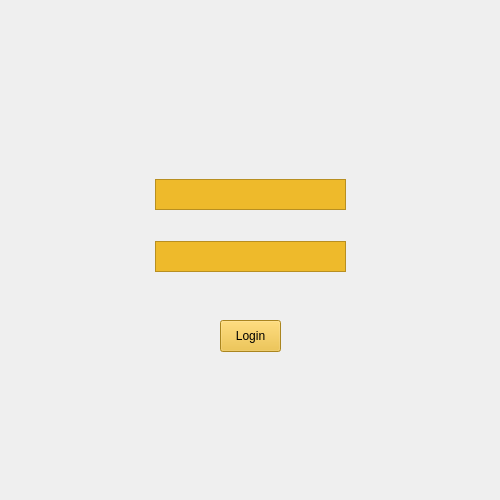
<?xml version="1.0" encoding="UTF-8"?>
<ui version="4.0">
 <class>Login</class>
 <widget class="QMainWindow" name="Login">
  <property name="geometry">
   <rect>
    <x>0</x>
    <y>0</y>
    <width>500</width>
    <height>500</height>
   </rect>
  </property>
  <property name="maximumSize">
   <size>
    <width>500</width>
    <height>500</height>
   </size>
  </property>
  <property name="windowTitle">
   <string>Banco Assemble</string>
  </property>
  <widget class="QWidget" name="centralwidget">
   <widget class="QLabel" name="label">
    <property name="geometry">
     <rect>
      <x>0</x>
      <y>0</y>
      <width>501</width>
      <height>501</height>
     </rect>
    </property>
    <property name="styleSheet">
     <string notr="true">background-image: url(:/Login/Login.png);</string>
    </property>
    <property name="text">
     <string/>
    </property>
   </widget>
   <widget class="QTextEdit" name="user">
    <property name="geometry">
     <rect>
      <x>155</x>
      <y>179</y>
      <width>191</width>
      <height>31</height>
     </rect>
    </property>
    <property name="font">
     <font>
      <pointsize>11</pointsize>
     </font>
    </property>
    <property name="styleSheet">
     <string notr="true">background-color: rgb(238, 186, 43);
color: rgb(0, 0, 0);</string>
    </property>
    <property name="html">
     <string>&lt;!DOCTYPE HTML PUBLIC &quot;-//W3C//DTD HTML 4.0//EN&quot; &quot;http://www.w3.org/TR/REC-html40/strict.dtd&quot;&gt;
&lt;html&gt;&lt;head&gt;&lt;meta name=&quot;qrichtext&quot; content=&quot;1&quot; /&gt;&lt;meta charset=&quot;utf-8&quot; /&gt;&lt;style type=&quot;text/css&quot;&gt;
p, li { white-space: pre-wrap; }
&lt;/style&gt;&lt;/head&gt;&lt;body style=&quot; font-family:'Segoe UI'; font-size:11pt; font-weight:400; font-style:normal;&quot;&gt;
&lt;p align=&quot;center&quot; style=&quot;-qt-paragraph-type:empty; margin-top:0px; margin-bottom:0px; margin-left:0px; margin-right:0px; -qt-block-indent:0; text-indent:0px;&quot;&gt;&lt;br /&gt;&lt;/p&gt;&lt;/body&gt;&lt;/html&gt;</string>
    </property>
   </widget>
   <widget class="QTextEdit" name="senha">
    <property name="geometry">
     <rect>
      <x>155</x>
      <y>241</y>
      <width>191</width>
      <height>31</height>
     </rect>
    </property>
    <property name="font">
     <font>
      <pointsize>11</pointsize>
     </font>
    </property>
    <property name="styleSheet">
     <string notr="true">background-color: rgb(238, 186, 43);
color: rgb(0, 0, 0);</string>
    </property>
    <property name="html">
     <string>&lt;!DOCTYPE HTML PUBLIC &quot;-//W3C//DTD HTML 4.0//EN&quot; &quot;http://www.w3.org/TR/REC-html40/strict.dtd&quot;&gt;
&lt;html&gt;&lt;head&gt;&lt;meta name=&quot;qrichtext&quot; content=&quot;1&quot; /&gt;&lt;meta charset=&quot;utf-8&quot; /&gt;&lt;style type=&quot;text/css&quot;&gt;
p, li { white-space: pre-wrap; }
&lt;/style&gt;&lt;/head&gt;&lt;body style=&quot; font-family:'Segoe UI'; font-size:11pt; font-weight:400; font-style:normal;&quot;&gt;
&lt;p align=&quot;center&quot; style=&quot;-qt-paragraph-type:empty; margin-top:0px; margin-bottom:0px; margin-left:0px; margin-right:0px; -qt-block-indent:0; text-indent:0px; font-size:9pt;&quot;&gt;&lt;br /&gt;&lt;/p&gt;&lt;/body&gt;&lt;/html&gt;</string>
    </property>
   </widget>
   <widget class="QPushButton" name="login">
    <property name="geometry">
     <rect>
      <x>220</x>
      <y>320</y>
      <width>61</width>
      <height>32</height>
     </rect>
    </property>
    <property name="styleSheet">
     <string notr="true">background-color: rgb(238, 186, 43);</string>
    </property>
    <property name="text">
     <string>Login</string>
    </property>
   </widget>
  </widget>
 </widget>
 <resources>
  <include location="../Images/Path.qrc"/>
 </resources>
 <connections/>
</ui>
